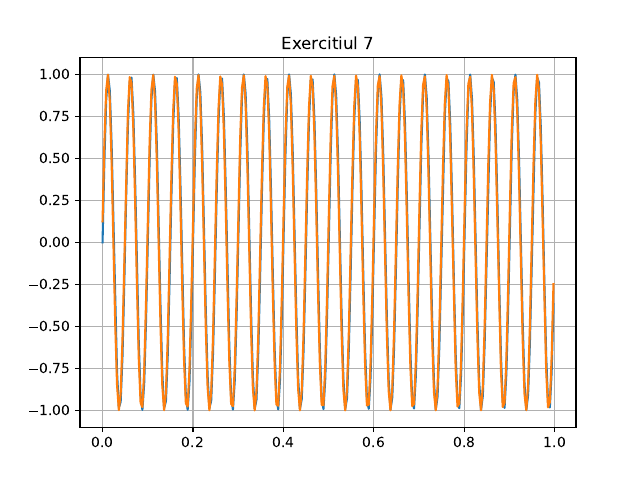

Reproduce this figure in Python.
import numpy as np
import matplotlib.pyplot as plt

plt.title('Exercitiul 7')
plt.grid(True)

A = 1
FREQ = 20
t = np.linspace(0, 1, 1000)

x_t = A * np.sin(2 * np.pi * FREQ * t)

x_t_1 = x_t[::4]
x_t_2 = x_t[1::4]

plt.plot(t[::4], x_t_1)
plt.plot(t[::4], x_t_2)
# plt.show()

plt.savefig('ex7.pdf', format='pdf')